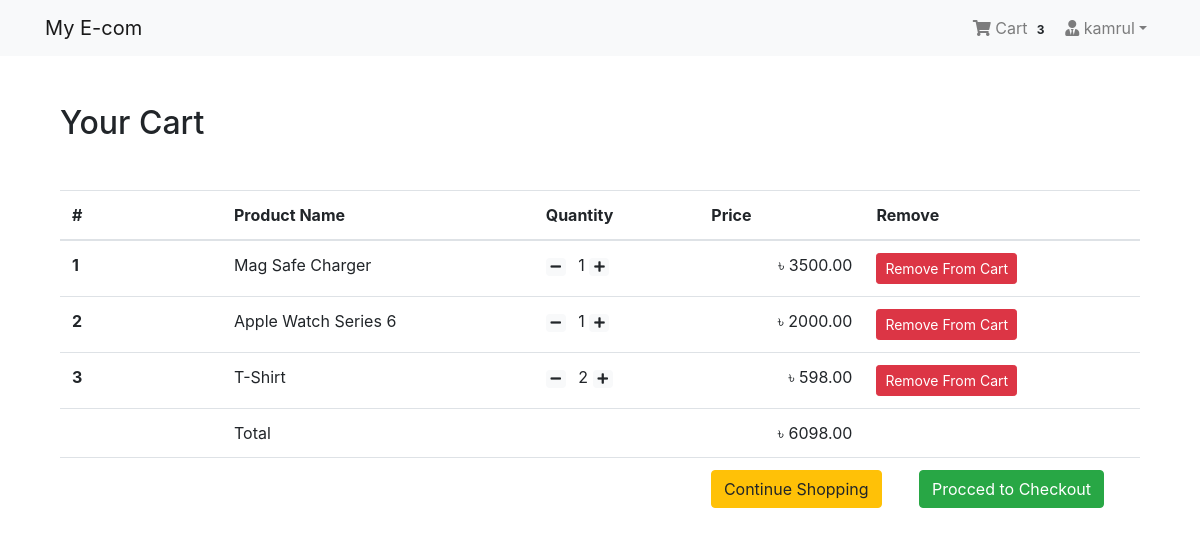
The app's page /shop/cart/ (signed in) with its own data.
### App_Login/models.py (models this page shows, shortened)
class User(AbstractBaseUser, PermissionsMixin):
    email = models.EmailField(unique=True, null=False)
    is_staff = models.BooleanField(
        ugettext_lazy('staff status'),
        default=False,
        help_text = ugettext_lazy('Designates whether the user can log in this site')
    )
    is_active = models.BooleanField(
        ugettext_lazy('active'),
        default=True,
        help_text=ugettext_lazy('Designates whether this user should be treated as active. Unselect this instead of deleting accounts')
    )
    USERNAME_FIELD = 'email'
    objects = MyUserManager()

class Profile(models.Model):
    user = models.OneToOneField(User, on_delete=models.CASCADE, related_name='profile')
    username = models.CharField(max_length=264, blank=True)
    full_name = models.CharField(max_length=264, blank=True)
    address_1 = models.TextField(max_length=300, blank=True)
    city = models.CharField(max_length=40, blank=True)
    zipcode = models.CharField(max_length=10, blank=True)
    country = models.CharField(max_length=50, blank=True)
    phone = models.CharField(max_length=20, blank=True)
    date_joined = models.DateTimeField(auto_now_add=True)

### App_Order/models.py (models this page shows, shortened)
class Order(models.Model):
    orderitems = models.ManyToManyField(Cart)
    user = models.ForeignKey(settings.AUTH_USER_MODEL, on_delete=models.CASCADE)
    ordered = models.BooleanField(default=False)
    created = models.DateTimeField(auto_now_add=True)
    paymentId = models.CharField(max_length=264, blank=True, null=True)
    orderId = models.CharField(max_length=200, blank=True, null=True)
    delivered = models.BooleanField(default=False)
    def get_totals(self):
        total = 0
        for order_item in self.orderitems.all():
            total += float(order_item.get_total())
        return total

class Cart(models.Model):
    user = models.ForeignKey(settings.AUTH_USER_MODEL, on_delete=models.CASCADE, related_name="cart")
    item = models.ForeignKey(Product, on_delete=models.CASCADE)
    quantity = models.IntegerField(default=1)
    purchased = models.BooleanField(default=False)
    created = models.DateTimeField(auto_now_add=True)
    updated = models.DateTimeField(auto_now=True)
    def get_total(self):
        total = self.item.price * self.quantity
        float_total = format(total, '0.2f')
        return float_total

### App_Shop/models.py (models this page shows, shortened)
class Product(models.Model):
    mainimage = models.ImageField(upload_to='Products')
    name = models.CharField(max_length=264)
    category = models.ForeignKey(Category, on_delete=models.CASCADE, related_name='category')
    preview_text = models.TextField(max_length=200, verbose_name='Preview Text')
    detail_text = models.TextField(max_length=1000, verbose_name='Description')
    price = models.FloatField()
    old_price = models.FloatField(default=0.00)
    created = models.DateTimeField(auto_now_add=True)
    class Meta:
        ordering = ['-created',]

### App_Order/views.py (the view)
# urls.py: path('cart/',views.cart_view,name='cart'),
@login_required
def cart_view(request):
    carts = Cart.objects.filter(user=request.user, purchased=False)
    orders = Order.objects.filter(user=request.user, ordered=False)
    if carts.exists() and orders.exists():
        order = orders[0]
        return render(request, 'App_Order/cart.html', context={'carts':carts, 'order':order})
    else:
        messages.warning(request, "You don't have any item in your cart!")
        return redirect("App_Shop:home")

### App_Order/templatetags/cart_tag.py (called while the page is built)
@register.filter
def cart_total(user):
    order = Order.objects.filter(user = user,ordered=False)
    if order.exists():
        return order[0].orderitems.count()
    else:
        return 0

### templates/App_Order/cart.html
{% extends 'base.html' %}
{% block body_block %}
<div class="container my-5">
    <div class="my-5">
        <h2>Your Cart</h2>
    </div>
    <table class="table table-hover">
        <thead>
            <tr>
                <th scope="col" width="15%">#</th>
                <th scope="col">Product Name</th>
                <th scope="col">Quantity</th>
                <th scope="col" align="right">Price</th>
                <th scope="col">Remove</th>
            </tr>
        </thead>
        <tbody>
            {% for cart in carts %}
            <tr>
                <th scope="row">{{forloop.counter}}</th>
                <td>{{cart.item.name}}</td>
                <td>
                    <a class="mr-2" href="{% url 'App_Order:decrease' pk=cart.item.pk %}"><span class="badge badge-light"><i class="fas fa-minus"></i></span></a>
                    {{cart.quantity}}
                    <a class="mr-2" href="{% url 'App_Order:increase' pk=cart.item.pk %}"><span class="badge badge-light"><i class="fas fa-plus"></i></span></a>
                </td>
                <td align="right">&#2547; {{cart.get_total}}</td>
                <td><a href="{% url 'App_Order:remove' pk=cart.item.pk %}" class="btn btn-danger btn-sm">Remove From Cart</a></td>
            </tr>
            {% endfor %}
            <tr>
                <th scope="row"></th>
                <td colspan="2">Total</td>
                <td align="right">&#2547; {{order.get_totals | floatformat:2 }}</td>
                <td></td>
            </tr>
            <tr>
                <th scope="row"></th>
                <td colspan="4" class="text-right">
                    <a href="{% url 'App_Shop:home' %}" class="btn btn-warning mr-4">Continue Shopping</a> &nbsp;
                    <a href="{% url 'App_Payment:checkout' %}" class="btn btn-success mr-4">Procced to Checkout</a>
                </td>
            </tr>
        </tbody>
    </table>
</div>
{% endblock %}

### templates/navbar.html (shortened to what this page needs)
{% load cart_tag %}
<nav class="navbar navbar-expand-lg navbar-light bg-light">
    <div class="container">
        <a href="{% url 'App_Shop:home' %}" class="navbar-brand">My E-com</a>
        <div class="collapse navbar-collapse" id="navbarNav">
            <ul class="navbar-nav ml-auto">
                {% if request.user.is_authenticated %}
                <li class="nav-item">
                    <a href="{% url 'App_Order:cart' %}" class="nav-link">
                        <i class="fa fa-shopping-cart"></i> Cart
                        <span class="badge badge-light">{{request.user |cart_total }}</span>
                    </a>
                </li>
                <li class="nav-item dropdown">
                    <a class="nav-link dropdown-toggle" href="#" id="navbarDropdown" role="button" data-toggle="dropdown" aria-haspopup="true" aria-expanded="false"><i class="fas fa-user-tie"></i> {{request.user.profile.username}}</a>
                  </li>
                  {% endif %}
            </ul>
        </div>
    </div>
</nav>

### records on screen
User: user|cart_total "3", user.profile.username "kamrul"
Cart: item.name "Mag Safe Charger", quantity "1", get_total "3500.00"
Cart: item.name "Apple Watch Series 6", quantity "1", get_total "2000.00"
Cart: item.name "T-Shirt", quantity "2", get_total "598.00"
Order: get_totals "6098.00"
